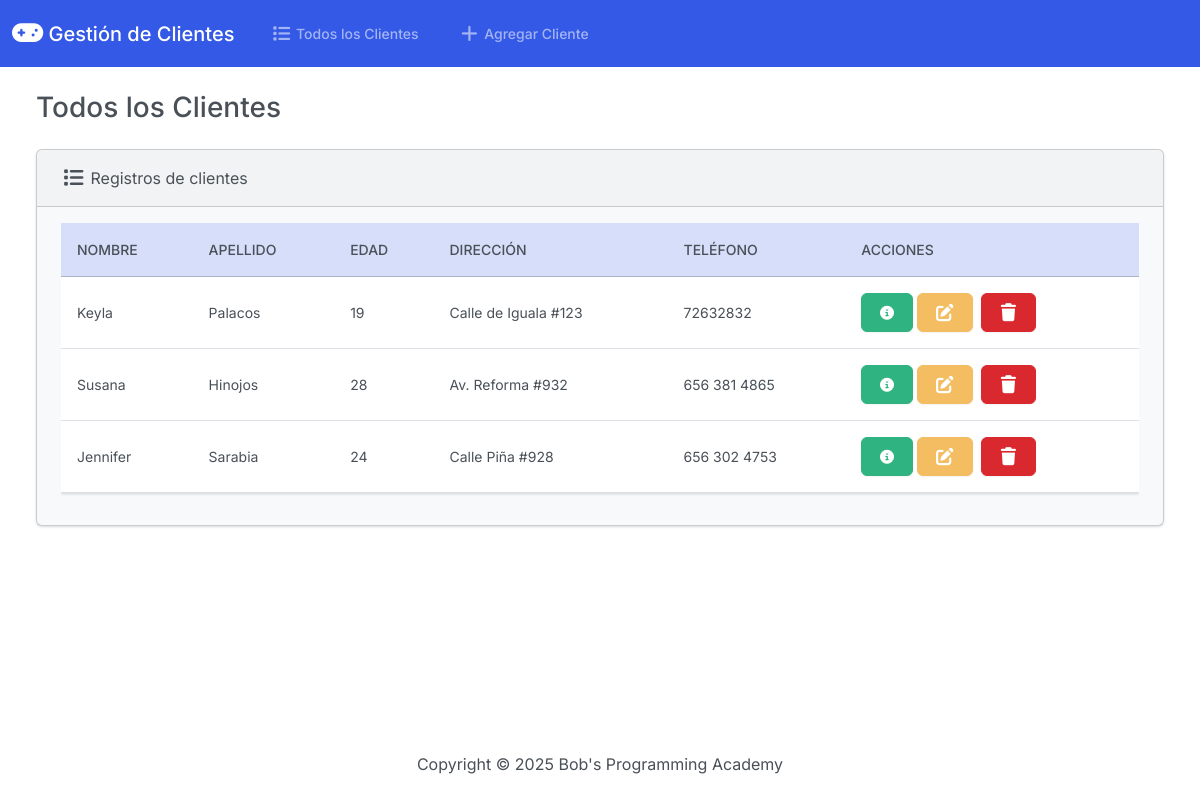
The page / on the database its author committed.
### app_clientes/models.py (models this page shows, shortened)
class Cliente(models.Model):
    nombre = models.CharField(max_length=50)
    apellido = models.CharField(max_length=50)
    edad = models.IntegerField()
    direccion = models.CharField(max_length=100)
    telefono = models.CharField(max_length=15)

### app_clientes/views.py (the view)
# urls.py: path('', views.index, name='index'),
def index(request):
    clientes = Cliente.objects.all()
    return render(request, 'app_clientes/index.html', {'clientes': clientes})

### app_clientes/templates/app_clientes/index.html (shortened to what this page needs)
{% extends "app_clientes/base.html" %}
{% block body %}
<h3 class="m-4">Todos los Clientes</h3>
<div class="row">
    <div class="col-12">
        {% if clientes %}
        <div class="card bg-light ms-4 me-4 mb-4">
            <div class="card-header">
                <i class="fas fa-list fa-lg"></i> Registros de clientes
            </div>
            <div class="card-body">
                <div class="table-responsive">
                    <table class="table table-hover align-middle">
                        <thead class="table-primary">
                            <tr>
                                <th>Nombre</th>
                                <th>Apellido</th>
                                <th>Edad</th>
                                <th>Dirección</th>
                                <th>Teléfono</th>
                                <th>Acciones</th>
                            </tr>
                        </thead>
                        <tbody>
                            {% for cliente in clientes %}
                            <tr>
                                <td>{{ cliente.nombre }}</td>
                                <td>{{ cliente.apellido }}</td>
                                <td>{{ cliente.edad }}</td>
                                <td>{{ cliente.direccion }}</td>
                                <td>{{ cliente.telefono }}</td>
                                <td>
                                    <button type="button" class="btn btn-success" data-bs-toggle="modal" data-bs-target="#modalCliente{{ cliente.id }}">
                                        <i class="fa-solid fa-circle-info"></i>
                                    </button>
                                    <a class="btn btn-warning me-1" href="{% url 'edit' cliente.id %}">
                                    </a>
                                    <button type="button" class="btn btn-danger" data-bs-toggle="modal" data-bs-target="#delete{{ cliente.id }}">
                                    </button>
                                </td>
                            </tr>
                            {% endfor %}
                        </tbody>
                    </table>
                </div>
            </div>
        </div>
        {% else %}
        <h5 class="alert alert-primary ms-4 me-4">No hay registros de clientes</h5>
        {% endif %}
    </div>
</div>
{% endblock %}

### app_clientes/templates/app_clientes/base.html (shortened to what this page needs)
{% load static %}
<!DOCTYPE html>
<html lang="en">
<head>
    <link rel="stylesheet" href="https://cdnjs.cloudflare.com/ajax/libs/font-awesome/7.0.1/css/all.min.css">
    <link href="{% static 'css/bootstrap.min.css' %}" rel="stylesheet">
</head>
<body class="d-flex flex-column min-vh-100">
    <nav class="navbar navbar-expand-lg bg-primary" data-bs-theme="dark">
        <div class="container-fluid">
            <a class="navbar-brand" href="{% url 'index' %}">
                <i class="fas fa-gamepad fa-lg"></i> Gestión de Clientes
            </a>
            <div class="collapse navbar-collapse" id="navbarColor01">
                <ul class="navbar-nav me-auto">
                    <li class="nav-item">
                        <a class="nav-link" href="{% url 'index' %}">
                             Todos los Clientes
                        </a>
                    </li>
                    <li class="nav-item">
                        <a class="nav-link" href="{% url 'add' %}">
                             Agregar Cliente
                        </a>
                    </li>
                </ul>
            </div>
        </div>
    </nav>
    <div class="container-fluid">
        {% block body %}
        {% endblock %}
    </div>
    <footer class="mt-auto mb-4">
        <div class="text-center">
            <span>
                Copyright &copy;
                Bob's Programming Academy
            </span>
        </div>
    </footer>
</body>
</html>

### rows shown on the page
Cliente: nombre "Keyla", apellido "Palacos", edad "19", direccion "Calle de Iguala #123", telefono "72632832"
Cliente: nombre "Susana", apellido "Hinojos", edad "28", direccion "Av. Reforma #932", telefono "656 381 4865"
Cliente: nombre "Jennifer", apellido "Sarabia", edad "24", direccion "Calle Piña #928", telefono "656 302 4753"
